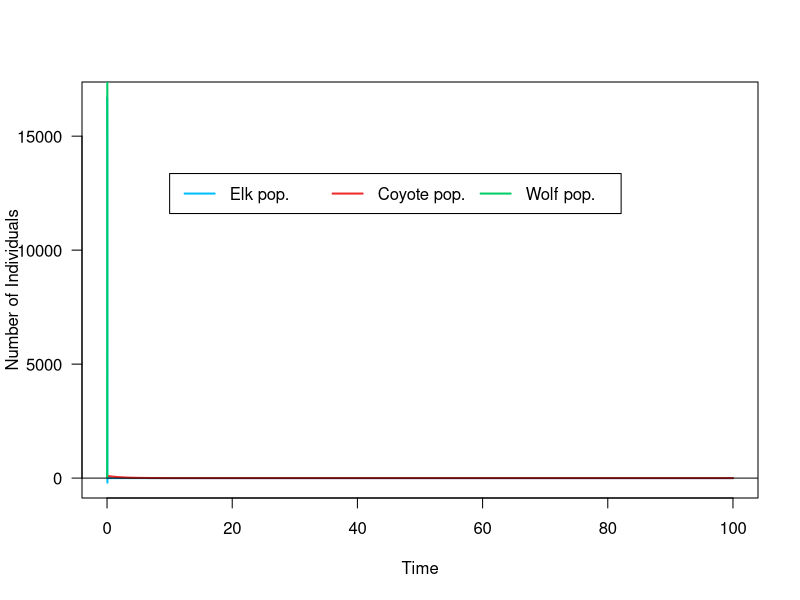

Reproduce this figure in R.
## ---- chunk 1
knitr::opts_chunk$set(echo = TRUE)
## ---- chunk 2
# Setting variables based on conference paper
E0 = 1.67 * 10^(4)
C0 = 80
W0 = 21

# Setting parameters based on conference paper
kp1 = 0.467 
pec = 7.88 * 10^(-3)
pew = 7.16 * 10^(-3)
kd1 = 0.4251
kp2 = 2.56 * 10^(-4)
kd2 = 4.96 * 10^(-7)
kd3 = 2.81 * 10^(-7)
kp3 = 0.015
## ---- chunk 3
# Checking inputs
kp1
pec
pew
kd1
kp2
kd2
kd3
kp3
## ---- chunk 4
# Setting storage variables
tset <- seq(from = 0, to = 100, length.out = 20000)

E.simu <- NaN*tset
E.simu[1] <- E0

C.simu <- NaN*tset
C.simu[1] <- C0

W.simu <- NaN*tset
W.simu[1] <- W0
## ---- chunk 5
# Setting up our for loop for simulating population 

for(i in 2:length(tset)){
  dt <- tset[i] - tset[i-1] # Calculating dt
  
  # Assigning these for easier coding in the pop formulas 
  E <- E.simu[i-1]
  C <- C.simu[i-1]
  W <- W.simu[i-1]
  
  # Calculating pop rate of change
  dE <- (kp1*E - pec*E*C - pew*E*W)*dt
  dC <- (-kd1*C + kp2*E*C - kd2*C*W)*dt
  dW <- (-kd3*W + kp3*E*W)*dt
  
  # Calculating pop change
  E.simu[i] <- E + dE
  C.simu[i] <- C + dC
  W.simu[i] <- W + dW
}
## ---- chunk 6
# Checking that the start and end of the simulations looks logical
head(E.simu)
tail(E.simu)

head(C.simu)
tail(C.simu)

head(W.simu)
tail(W.simu)
## ---- chunk 7
# Setting variable colors for plots
Ecol <- 'deepskyblue'
Ccol <- 'firebrick2'
Wcol <- 'springgreen3'
## ---- chunk 8
# Setting variable colors for plots
plot(x = tset, y = E.simu,
     type = 'l', 
     col = Ecol, 
     las = 1, 
     lwd = 2, 
     xlab = 'Time', ylab = 'Number of Individuals')

lines(x = tset, y = C.simu, col = Ccol, lwd = 2)

lines(x = tset, y = W.simu, col = Wcol, lwd = 2)

abline(h=0)

legend(x = max(tset)*0.1, y = 0.8*E0, 
       lwd = 2, 
       legend = c('Elk pop.', 'Coyote pop.', 'Wolf pop.'),
       col = c(Ecol, Ccol, Wcol), 
       horiz = TRUE)
